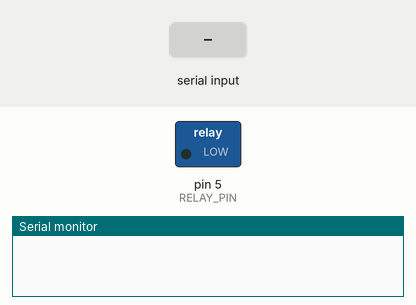
The sketch below on a simulated Arduino Uno, built with avr-gcc and run on an emulated ATmega328P. Parts: switched loads named in the sketch (green lamp = pin HIGH), the last lines printed to the serial monitor. The inputs (shaded band) are chosen by the test bench.

Above: at 1.2 s.
1.3 s: "1" received over the second serial link
At 2.5 s:
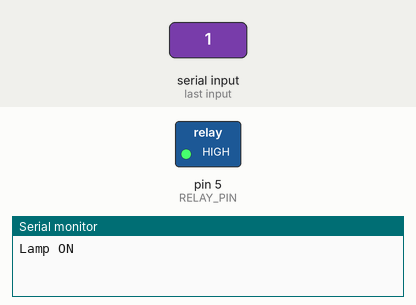
2.8 s: "0" received over the second serial link
At 3.8 s:
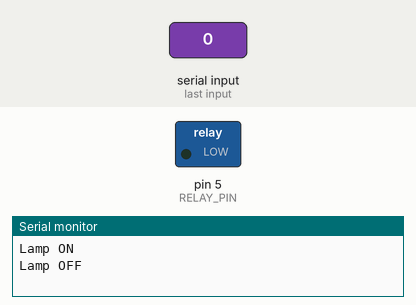
Timing chart, 0 to 5.8 s (numbered marks = the images above; inputs shaded):
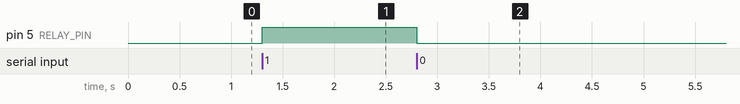

The sketch:

220V_Lamp_bluetooth_code.ino
```cpp
#include <SoftwareSerial.h>

// Define software serial for Bluetooth communication
SoftwareSerial BTSerial(10, 11); // (RX, TX) - Arduino's RX on 10, TX on 11

#define RELAY_PIN 5  // Pin controlling the transistor

char receivedChar;

void setup() {
    Serial.begin(9600);  // Serial Monitor
    BTSerial.begin(9600); // Bluetooth HC-05 communication
    pinMode(RELAY_PIN, OUTPUT);

    digitalWrite(RELAY_PIN, LOW); // Relay OFF initially
}

void loop() {
    if (BTSerial.available()) { // Check if Bluetooth data is received
        receivedChar = BTSerial.read(); // Read the received character

        if (receivedChar == '1') { // Turn ON the lamp
            digitalWrite(RELAY_PIN, HIGH);

            Serial.println("Lamp ON");
        }
        else if (receivedChar == '0') { // Turn OFF the lamp
            digitalWrite(RELAY_PIN, LOW);

            Serial.println("Lamp OFF");
        }
    }
}
```

Measured:
- after the input at 1.3 s, pin 5 (RELAY_PIN): LOW → HIGH at once
- after the input at 2.8 s, pin 5 (RELAY_PIN): HIGH → LOW at once
